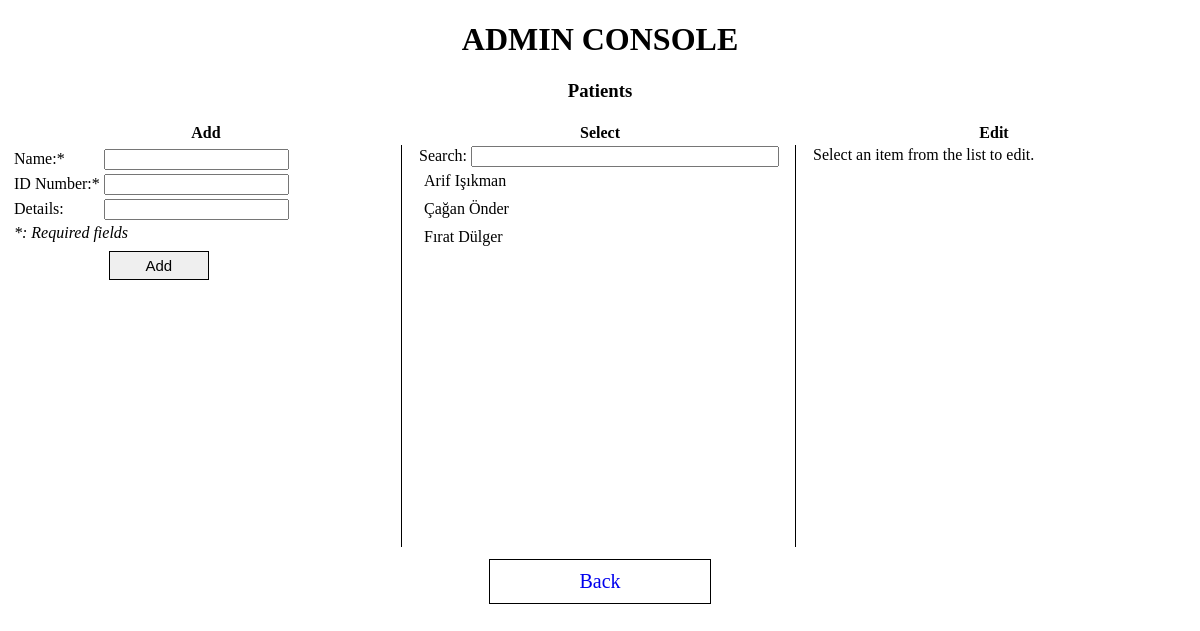
The page /?action=crud&form=Patients on the database its author committed.
### tables this page shows
CREATE TABLE IF NOT EXISTS `vo_patients` (
  `id` int(11) NOT NULL AUTO_INCREMENT,
  `name` varchar(150) NOT NULL,
  `tc_kimlik_no` varchar(11) DEFAULT NULL,
  `details` varchar(500) DEFAULT NULL,
  PRIMARY KEY (`id`)
);

### includes/res/string/en/en.php (called while the page is built, shortened)
<?php
$SELECT = "Select";
$EDIT = "Edit";
$ADD = "Add";
$SEARCH = "Search";
$BACK = "Back";
$MANDATORY = "Required fields";
$SELECT_ITEM_TO_UPDATE = "Select an item from the list to edit.";
?>

### includes/conf/forms.php (called while the page is built)
<?php
$FORMS = Array(
    "Users",
    "Patients",
    "Records"
);
$TABLES = Array(
    $FORMS["0"]=>"vo_users",
    $FORMS["1"]=>"vo_patients",
    $FORMS["2"]=>"vo_records"
);
$FORM_FIELDS = Array(
    $FORMS["0"] => "Name;;text;;1;;1;;name"
                    ."&&Username;;text;;1;;0;;username"
                    ."&&Job;;option[Doctor,Secretary,Admin];;1;;0;;role",
    $FORMS["1"] => "Name;;text;;1;;1;;name"
                    ."&&ID Number;;text;;1;;0;;tc_kimlik_no"
                    ."&&Details;;text;;0;;0;;details",
    $FORMS["2"] => "Date;;text;;1;;1;;date"
                    ."&&Patient;;text;;1;;1;;patientname"
                    ."&&Examination;;text;;0;;0;;examination"
                    ."&&Filename;;text;;0;;0;;filename"
);
?>

### lib/database/mysql.php (called while the page is built, shortened)
<?php
class MySQLDatabase {
    private $connection;
    public function open_connection() {
        $this->connection = mysql_connect(DB_SERVER, DB_USER, DB_PASS);
        if (!$this->connection) {
            die("Database connection failed: " . mysql_error());
        } else {
            $db_select = mysql_select_db(DB_NAME, $this->connection);
        }
    }
    public function query($sql) {
        $result = mysql_query($sql, $this->connection);
        return $result;
    }
    public function fetch_array($result_set) {
        return mysql_fetch_array($result_set);
    }
}
$database = new MySQLDatabase();
?>

### crud.php (the view, shortened to what this page needs)
<?php
include './includes/conf/forms.php';
?>
<h3><?php echo $_GET['form']; ?></h3>
<table border='0'>
    <tr><th><?php echo $ADD;?></th><th><?php echo $SELECT;?></th><th><?php echo $EDIT;?></th></tr>
    <tr>
        <td class="tblCrudCol borderRight">
            <table id='tblCrudAdd'>
<?php
        $table = $TABLES[$_GET['form']];
        $fields = split("&&",$FORM_FIELDS[$_GET['form']]);
        $display_fields = Array();
        for($i=0;$i<count($fields);$i++) {
            $field = split(";;",$fields[$i]);
            echo "<tr><td>".$field['0'].":";
            echo $field['2']=="1"?"*":"";
            echo "</td><td>";
            if($field['1']=="text") {
                    echo "<input type='".$field['1']."' class='crudInsertFormInput ";
                    echo $field['2']=="1"?" mandatory":"";
                    echo "' id='".$field['4']."'/>";
            } else if($field['1']=="bigtext") {
                    echo "<textarea cols='31' rows='5' class='crudInsertFormInput ";
                    echo $field['2']=="1"?" mandatory":"";
                    echo "' id='".$field['4']."'></textarea>";
            } else if (strstr($field['1'],"option")>-1) {
                $options = str_replace("option[", "",$field['1']);
                $options = str_replace("]", "",$options);
                $optionsarr = explode(",", $options);
                echo "<select class='crudInsertFormInput ";
                echo $field['2']=="1"?" mandatory":"";
                echo "' id='".$field['4']."'>";
                for($i=1;$i<=count($optionsarr);$i++)
                    echo "<option value='".$i."'>".$optionsarr[$i-1]."</option>";
                echo "</select>";
            }
            echo"</td></tr>";
            if($field['3']=="1")
                $display_fields = explode(",",$field['4']);
        }
?>
                <tr><td colspan='2'><i>*: <?php echo $MANDATORY;?></i></td></tr>
                <tr><td></td><td><input type='button' class='btnCrudFinish midButton' id='btnCrudAdd' value='<?php echo $ADD;?>'/></td></tr>
            </table>
        </td>
    <td class="tblCrudCol borderRight paddingLeft">
        <?php echo $SEARCH;?>: <input type='text' id='crudSearchByKeyword'/>
        <div id='btnCrudBrowse'>
<?php
                        $sql = "SELECT * FROM ".$table." ORDER BY ".$display_fields['0']." ASC";
                        $result = $database->query($sql);
                        while ($row=$database->fetch_array($result)) {
                            echo "<div class='crudListItem' id='{$row['id']}'>";
                            foreach($display_fields as $display_field)
                                echo $row[$display_field]." ";
                            echo "</div>";
                        }
?>
        </div>
    </td>
    <td class="tblCrudCol paddingLeft" id='tblCrudUpdateDelete'><?php echo $SELECT_ITEM_TO_UPDATE;?></td></tr>
</table>
<a href="./"><span class='bigButton'><?php echo $BACK;?></span></a>

### style/main.css (style rules this page uses)
.bigButton { display: inline-block; min-width: 200px; border: 1px solid black; font-size: 20px; text-align: center; padding: 10px; margin: 10px; cursor: pointer; }
.midButton { display: inline-block; min-width: 100px; border: 1px solid black; font-size: 15px; text-align: center; padding: 5px; cursor: pointer; margin: 5px; }
.tblCrudCol { vertical-align: top; height: 400px; width: 33%; }
#btnCrudBrowse { width: 100%; }
#crudSearchByKeyword { width: 300px; }
.crudListItem { padding: 5px; cursor: pointer; }
.borderRight { border-right: 1px solid black; padding-right: 15px; }
.paddingLeft { padding-left: 15px; }

### rows shown on the page
vo_patients: name "Arif Işıkman"
vo_patients: name "Çağan Önder"
vo_patients: name "Fırat Dülger"

### other values the page prints
$HEADER "ADMIN CONSOLE"
$_GET['form'] "Patients"
$ADD "Add"
$SELECT "Select"
$EDIT "Edit"
$field['0'] "Name"
$field['0'] "ID Number"
$field['0'] "Details"
$MANDATORY "Required fields"
$SEARCH "Search"
$SELECT_ITEM_TO_UPDATE "Select an item from the list to edit."
$BACK "Back"
